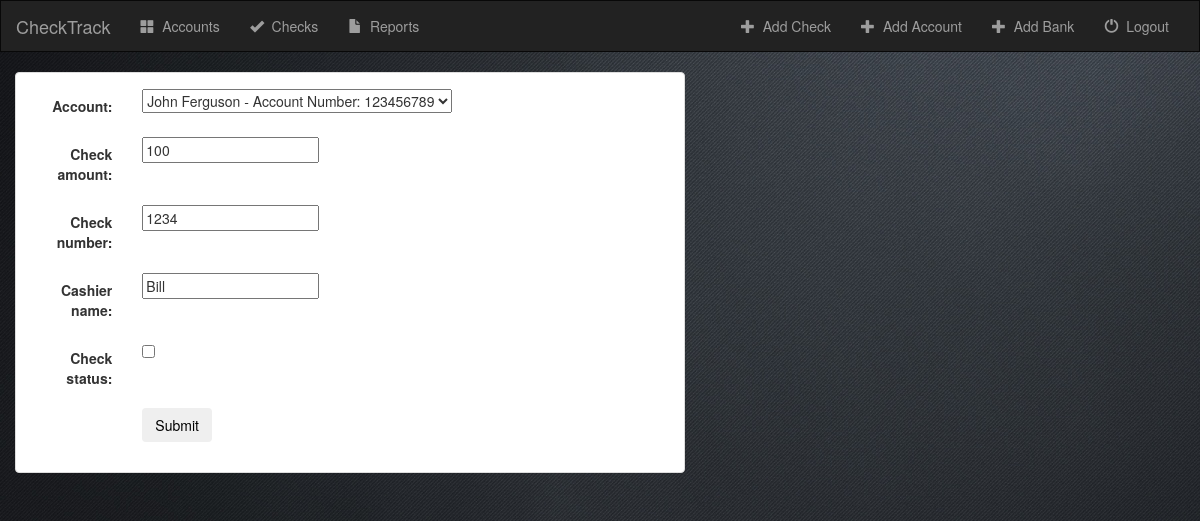
Screenshot of /check/checks/check-update/10/ with the database file from the repository.
### check/models.py (models this page shows, shortened)
class Check(models.Model):
    account = models.ForeignKey('Account', on_delete=models.CASCADE)
    check_amount = models.IntegerField(max_length=10)
    check_number = models.IntegerField(max_length=4)
    cashier_name = models.CharField(max_length=20)
    check_status = models.BooleanField(default=False)
    entry_date = models.DateTimeField(auto_now_add=True, blank=True)
    letter_date_1 = models.DateField(null=True, blank=True)
    letter_date_2 = models.DateField(null=True, blank=True)
    letter_date_3 = models.DateField(null=True, blank=True)

### check/views.py (the view)
# urls.py: url(r'checks/check-update/(?P<pk>[0-9]+)/$', views.CheckUpdate.as_view(), name="check-update"),
class CheckUpdate(UpdateView):
    model = Check
    fields = ['account', 'check_amount', 'check_number', 'cashier_name', 'check_status']

### check/models.py (called while the page is built)
    def __str__(self):
        return self.account_name + ' - Account Number: ' + str(self.account_number)

### check/templates/check/check_form.html (shortened to what this page needs)
{% extends 'check/base.html' %}
{% block body %}
<div class="container-fluid">
    <div class="row">
        <div class="col-sm-13 col-md-7">
            <div class="panel panel-default">
                <div class="panel-body">
                    <form class="form-horizontal" action="" method="post" enctype="multipart/form-data">
                        {% include 'check/form-template.html' %}
                        <div class="form-group">
                            <div class="col-sm-offset-2 col-sm-10">
                                <button type="submit" class="btn btn-secondary" style="color:rgb(0, 0, 0);">Submit</button>
                            </div>
                        </div>
                    </form>
                </div>
            </div>
        </div>
    </div>
</div>
{% endblock %}

### check/templates/check/form-template.html (shortened to what this page needs)
{% for field in form %}
    <div class="form-group">
        <div class="col-sm-offset-2 col-sm-10">
        </div>
        <label class="control-label col-sm-2" style="color:rgb(51, 51, 51);">{{ field.label_tag }}</label>
        <div class="col-sm-10" style="color:rgb(51, 51, 51);">{{ field }}</div>
    </div>
{% endfor %}

### check/static/check/style.css (style rules this page uses)
body { background: url("images/black-background.png"); color: white; }

### rows the page displays
Check: form "John Ferguson - Account Number: 123456789" "100" "1234" "Bill"

### other values shown
{{ field.label_tag }} "Account:" "Check amount:" "Check number:" "Cashier name:" "Check status:"
